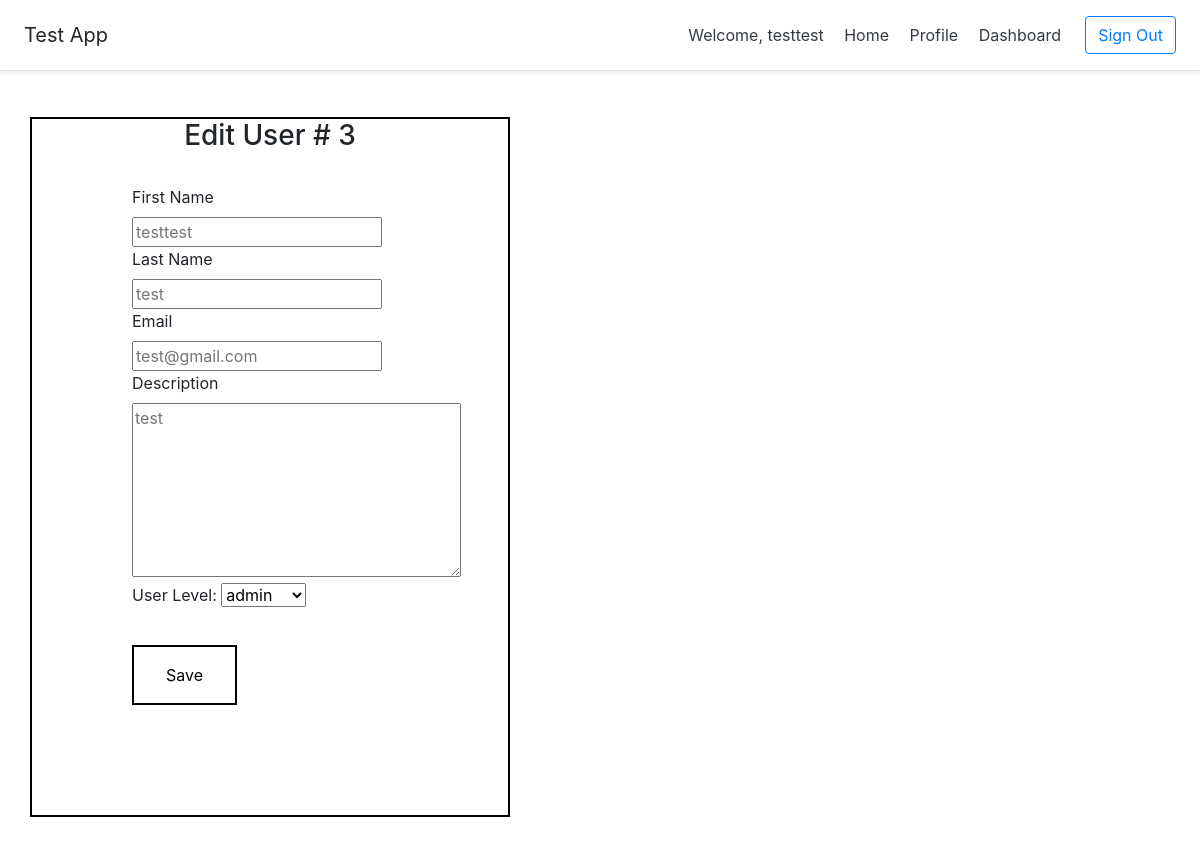
Page /dashboard/users/3/edit (signed in) on the committed database.
### dojo_wall_app/models.py (models this page shows)
class User(models.Model):
  first_name = models.CharField(max_length=45)
  last_name = models.CharField(max_length=45)
  email = models.CharField(max_length=45, blank=False, unique=True)
  password = models.CharField(max_length=45)
  description = models.CharField(max_length=255, null=True)
  level = models.CharField(max_length=45, null=True)
  created_at = models.DateTimeField(auto_now_add=True)
  updated_at = models.DateTimeField(auto_now=True)
  objects = UserManager()

### user_dashboard_app/views.py (the view)
# urls.py: path('users/<int:user_id>/edit', views.edit, name='user_edit'),
def edit(request, user_id):
  if 'user_id' not in request.session:
    return redirect('/')
  logged_user = request.session['user_id']
  print('********logged user is:', logged_user)
  this_user = User.objects.get(id=user_id)
  context = {
    "this_user" : this_user
  }
  if logged_user == 2:
    return render(request, 'admin_edit.html', context)
  return render(request, 'user_edit.html', context)

### user_dashboard_app/templates/admin_edit.html (shortened to what this page needs)
<!DOCTYPE html>
<html lang="en">
  <head>
    {% load static %}
    <link rel="stylesheet" href="{% static 'css/style.css' %}" />
    <link
      rel="stylesheet"
      href="https://stackpath.bootstrapcdn.com/bootstrap/4.5.2/css/bootstrap.min.css"
    />
  </head>
  <body>
    <div
      class="d-flex flex-column flex-md-row align-items-center p-3 px-md-4 mb-3 bg-white border-bottom shadow-sm"
    >
      <h5 class="my-0 mr-md-auto font-weight-normal">Test App</h5>
      <nav class="my-2 my-md-0 mr-md-3">
        <a class="p-2 text-dark" href="/dashboard"
          >Welcome, {{this_user.first_name}}</a
        >
        <a class="p-2 text-dark" href="/dashboard">Home</a>
        <a class="p-2 text-dark" href="#">Profile</a>
        <a class="p-2 text-dark" href="{% url 'dashboard:my_index' %}"
          >Dashboard</a
        >
      </nav>
      <a class="btn btn-outline-primary" href="/log_out">Sign Out</a>
    </div>
    <div class="reg">
      <h3>Edit User # {{this_user.id}}</h3>
      <br />
      <form
        action="{% url 'dashboard:user_update' this_user.id %}"
        method="POST"
        id="reg_form"
      >
        <label for="first_name">First Name</label><br />
        <input
          type="text"
          name="first_name"
          placeholder="{{this_user.first_name}}"
        /><br />
        <label for="last_name">Last Name</label><br />
        <input
          type="text"
          name="last_name"
          placeholder="{{this_user.last_name}}"
        /><br />
        <label for="email">Email</label><br />
        <input
          type="text"
          name="email"
          placeholder="{{this_user.email}}"
        /><br />
        <label for="description">Description</label><br />
        <textarea
          name="description"
          id=""
          cols="30"
          rows="7"
          placeholder="{{this_user.description}}"
        ></textarea
        ><br />
        <label for="user_level">User Level:</label>
        <select name="level">
          <option value="admin">admin</option>
        </select>
        <br />
        <button class="btn_reg">Save</button>
      </form>
    </div>
  </body>
</html>

### dojo_wall_app/static/css/style.css (style rules this page uses)
h3 { font-size: 40px; text-align: center; }
.reg, .login { margin: 30px; width: 40%; height: 700px; border: 2px solid black; display: inline-block; vertical-align: top; }
#reg_form, #login_form { text-align: left; margin-left: 100px; }
.btn_reg, .btn_login { margin-top: 30px; }
button { background-color: white; color: black; border: 2px solid black; padding: 16px 32px; text-align: center; display: inline-block; font-size: 16px; margin: 0px 4px; transition-duration: 0.4s; cursor: pointer; }
input { margin: 5px 2px; width: 250px; }

### rows in the picture
User: first_name "testtest", id "3", last_name "test", email "test@gmail.com", description "test"
